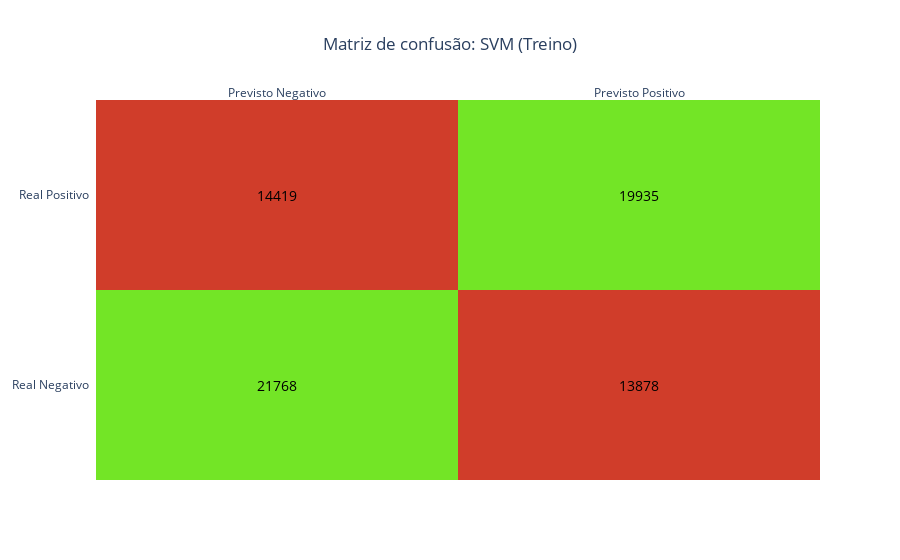

Source (notebook cell):
### Code cell
plot_matrix(matriz_svm_treino, 'SVM', 'Treino')

### Figure 1 — Plotly figure (JSON) as saved in the notebook; plotly's stock layout.template omitted (floating-point values rounded to 4 significant figures)
{"data": [{"colorscale": [[0, "#d03d2a"], [1, "#73e526"]], "reversescale": false, "showscale": false, "type": "heatmap", "x": ["Previsto Negativo", "Previsto Positivo"], "y": ["Real Negativo", "Real Positivo"], "z": [[1, 0], [0, 1]]}], "layout": {"annotations": [{"font": {"color": "black", "size": 14}, "showarrow": false, "text": "21768", "x": "Previsto Negativo", "xref": "x", "y": "Real Negativo", "yref": "y"}, {"font": {"color": "black", "size": 14}, "showarrow": false, "text": "13878", "x": "Previsto Positivo", "xref": "x", "y": "Real Negativo", "yref": "y"}, {"font": {"color": "black", "size": 14}, "showarrow": false, "text": "14419", "x": "Previsto Negativo", "xref": "x", "y": "Real Positivo", "yref": "y"}, {"font": {"color": "black", "size": 14}, "showarrow": false, "text": "19935", "x": "Previsto Positivo", "xref": "x", "y": "Real Positivo", "yref": "y"}], "title": {"text": "Matriz de confusão: SVM (Treino)", "x": 0.5}, "xaxis": {"dtick": 1, "gridcolor": "rgb(0, 0, 0)", "side": "top", "ticks": ""}, "yaxis": {"dtick": 1, "ticks": "", "ticksuffix": "  "}}}
